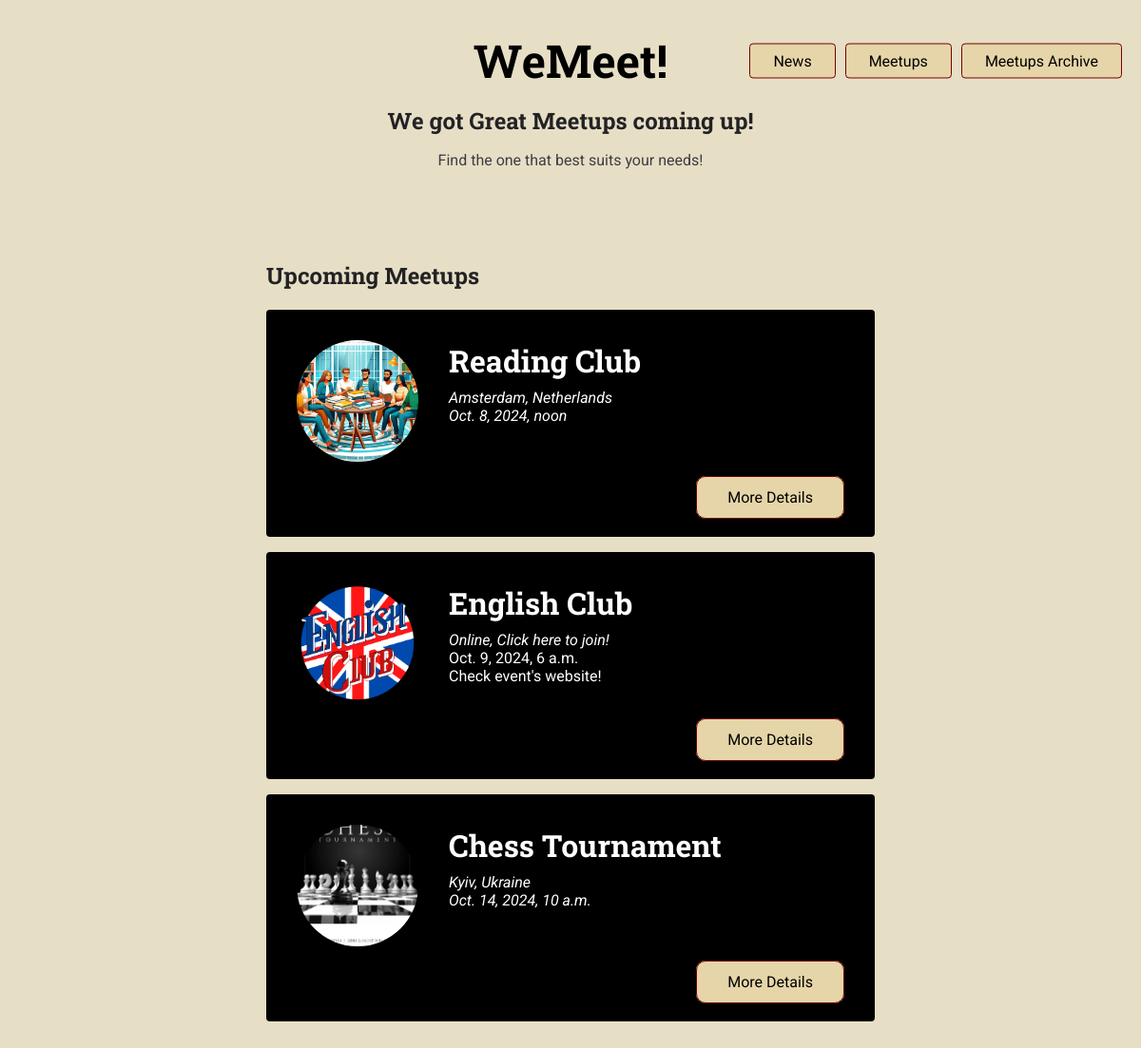
Page /archive on the committed database.
### meetups/models.py (models this page shows, shortened)
class Meetups(models.Model):
    title=models.CharField(max_length=200)
    organizer=models.ForeignKey('Users', null=True, on_delete=models.SET_NULL)
    slug=models.SlugField(unique=True)
    description=models.TextField()
    image=models.ImageField(upload_to='meetups_images/%Y/%m/%d/')
    event_date=models.DateTimeField(blank=True, null=True)
    is_online=models.BooleanField(default=False)
    link=models.URLField(blank=True)
    country=models.CharField(max_length=200, blank=True)
    city=models.CharField(max_length=200, blank=True)
    location=PlainLocationField(based_fields=['city'], zoom=7, default='49,24', blank=True)
    created_at=models.DateTimeField(auto_now_add=True)
    updated_at=models.DateTimeField(auto_now=True)
    is_published=models.BooleanField(default=False)
    is_archived=models.BooleanField(default=False)
    class Meta:
        verbose_name_plural = 'Meetups'

### meetups/views.py (the view, shortened to what this page needs)
# urls.py: path('archive', views.AllMeetupsView.as_view(), name='archived-meetups'),
class AllMeetupsView(ListView):
    template_name = 'meetups/meetups_page.html'
    model = Meetups
    ordering = ['event_date']
    context_object_name = 'all_meetups'
    def get_queryset(self):
        queryset = super().get_queryset()
        queryset_with_date = queryset.exclude(event_date__isnull=True).order_by('event_date')
        queryset_without_date = queryset.filter(event_date__isnull=True).order_by('-created_at')
        return list(queryset_with_date) + list(queryset_without_date)
    def get_template_names(self):
        if self.request.path == '/archive':
            return ['meetups/archived_meetups_page.html']
        return ['meetups/meetups_page.html']

### meetups/templates/meetups/archived_meetups_page.html (shortened to what this page needs)
{%extends 'meetups/base/base.html'%}
{%load static%}
{%block css_files%}
    <link rel="stylesheet" href="{% static 'meetups/styles/all-meetups.css' %}">
{%endblock%}
{%block main_heading%}
We got Great Meetups coming up!
{%endblock%}
{% block header_content %}
Find the one that best suits your needs!
{% endblock %}
{% block body %}
<section>
    <h2>Upcoming Meetups</h2>
    <ol>
        {%for meetup in all_meetups%}
            {% if meetup.is_published and meetup.is_archived %}
                {% include "meetups/includes/meetup.html" %}
            {% endif %}
        {%endfor%}
    </ol>
</section>
{% endblock %}

### meetups/templates/meetups/includes/meetup.html
<li class="meetup">
    <article>
        <div class='meetup-summary'>
            <div class='meetup-image'>
                <img src="{{ meetup.image.url }}" alt="meetup_img">
            </div>
            <div class='meetup-details'>
                <h3>{{meetup.title}}</h3>
                {% if meetup.is_online %}
                    <address><a href="{{meetup.link}}">Online, Click here to join!</a></address>
                {%else%}
                    <address><a href="{{meetup.location}}">{{meetup.city}}, {{meetup.country}}<br></a>
                {%endif%}
                {% if meetup.event_date %}
                    {{meetup.event_date}}
                {% endif %}
                {% if meetup.link %}
                    <a href="{{link}}"><br>Check event's website!</a></address>
                {% endif %}
            </div>
        </div>
        <div class='meetup-actions'>
            <a href="{% url "meetup-details" meetup.slug %}" class='btn'>More Details</a>
        </div>
    </article>
</li>

### meetups/static/meetups/styles/base.css (style rules this page uses)
* { box-sizing: border-box; }
body { font-family: 'Roboto', sans-serif; margin: 0; background-color: #e7dec6; color: #3e3e41; }
h1, h2, h3 { font-family: 'Roboto Slab', sans-serif; color: #222224; }
button, .btn { cursor: pointer; font: inherit; padding: 0.5rem 1.5rem; background-color: #e6d5a8; border: 1px solid #750000; color: #000000; border-radius: 4px; text-decoration: none; }

### meetups/static/meetups/styles/all-meetups.css (style rules this page uses)
section { max-width: 40rem; margin: 3rem auto; }
ol { list-style: none; margin: 0; padding: 0; }
.meetup { margin: 1rem 0; background-color: #000000; padding: 2rem; color: white; border-radius: 4px; }
.meetup-summary { display: flex; align-items: flex-start; }
.meetup-image { margin-right: 2rem; }
.meetup-image img { width: 8rem; height: 8rem; object-fit: cover; border-radius: 50%; }
.meetup-details h3 { color: inherit; margin-top: 0; margin-bottom: 0.5rem; font-size: 2rem; }
.meetup-details address { font-style: italic; }
.meetup-actions { margin-top: 1.5rem; text-align: right; }
.meetup-actions .btn { background-color: #e6d5a8; border-color: #750000; color: #000000; padding: 0.75rem 2rem; border-radius: 10px; font-size: 1rem; }
a { color: inherit; text-decoration: none; }

### rows in the picture
Meetups: image (picture), title "Reading Club", city "Amsterdam", country "Netherlands", event_date "Oct. 8, 2024, noon"
Meetups: image (picture), title "English Club", event_date "Oct. 9, 2024, 6 a.m."
Meetups: image (picture), title "Chess Tournament", city "Kyiv", country "Ukraine", event_date "Oct. 14, 2024, 10 a.m."
